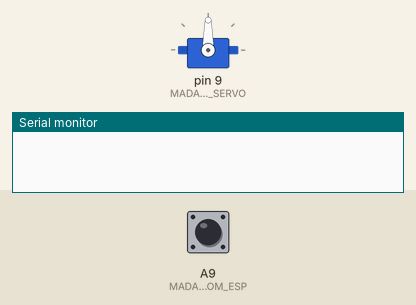
Bench run of a sketch on a simulated Arduino Mega 2560, built with avr-gcc and run on an emulated ATmega2560. Parts: servo, the last lines printed to the serial monitor. The test bench sets the inputs (shaded band); at power-on: A9 (MADAF_SERVO_PIN_INPUT_FROM_ESP) LOW.

Above: at 0.1 s.
At 1.2 s:
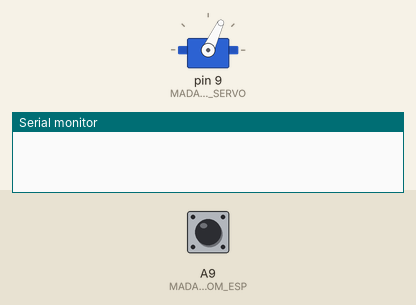
1.3 s: A9 (MADAF_SERVO_PIN_INPUT_FROM_ESP) pulsed HIGH 2 times (0.12 s each, 0.3 s apart)
At 2.8 s:
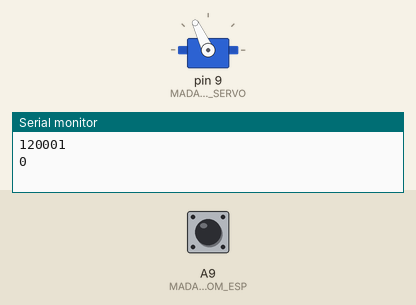
Timing chart, 0 to 5.3 s (numbered marks = the images above; inputs shaded):
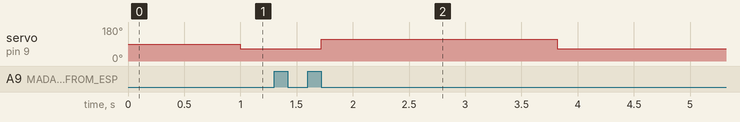

The sketch:

sketch_mar16a_madaf_servo_ver01.ino
```cpp
//madaf_servo_ver01 = moving servo angle continuesly in angles 65(90-25):115(90+25)
#include <Servo.h>

//value defines:
#define MADAF_SERVO_INIT_ANGLE 90
#define MADAF_SERVO_MIN_ANGLE 65
#define MADAF_SERVO_MAX_ANGLE 115

//pins defines:
//input pins:
int MADAF_SERVO_PIN_INPUT_FROM_ESP = A9; //analog data from esp
int MADAF_SERVO_PIN_INPUT_FROM_SERVO = 9; //digital pin in arduino
//output pins:

//value parameters:
unsigned long madaf_servo_angle;

// Create a servo object
Servo Madaf_Servo;

void Angle_(void);

void setup()
{
  Serial.begin(9600);
  // We need to attach the servo to the used pin number
  Madaf_Servo.attach(MADAF_SERVO_PIN_INPUT_FROM_SERVO);
  madaf_servo_angle = MADAF_SERVO_INIT_ANGLE;
  Madaf_Servo.write(madaf_servo_angle);
}

void loop()
{
  Angle_();
}

void Angle_()
{
  madaf_servo_angle = pulseIn(MADAF_SERVO_PIN_INPUT_FROM_ESP, HIGH);
  if (madaf_servo_angle < MADAF_SERVO_MIN_ANGLE)
  {
    madaf_servo_angle = MADAF_SERVO_MIN_ANGLE;
  }
  if (madaf_servo_angle > MADAF_SERVO_MAX_ANGLE)
  {
    madaf_servo_angle = MADAF_SERVO_MAX_ANGLE;
  }
  Madaf_Servo.write(madaf_servo_angle);
  Serial.println(pulseIn(MADAF_SERVO_PIN_INPUT_FROM_ESP, HIGH));
  delay(100);
}
```

Measured:
- after the input at 1.3 s, servo on pin 9 (MADAF_SERVO_PIN_INPUT_FROM_SERVO): 65° → 115° after 0.42 s, → 65° 2.1 s later
